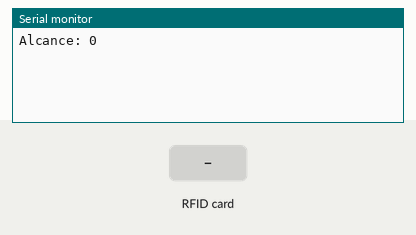
Simulated run of this sketch. Board: Arduino Uno, built with avr-gcc and run on an emulated ATmega328P. Parts: the last lines printed to the serial monitor. The inputs (shaded band) are chosen by the test bench.

Above: at 1.2 s.
1.3 s: RFID card 16 45 21 12 28 held to the reader
At 2.8 s:
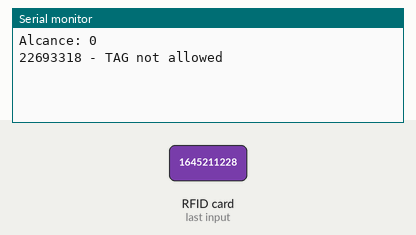
3.6 s: RFID card 13 41 92 21 26 held to the reader
At 4.9 s:
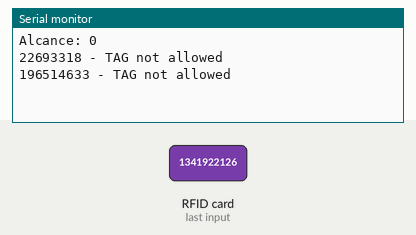
5.1 s: RFID card 5E 7A 19 C4 held to the reader
At 7.4 s:
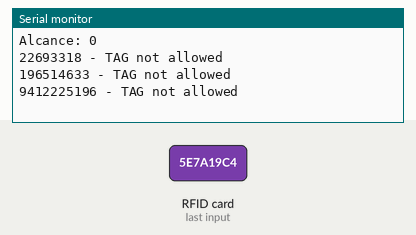

The sketch:

rfid.ino
```cpp
#include <SPI.h>
#include <MFRC522.h>

#define SS_PIN 10
#define RST_PIN 9

MFRC522 rfid(SS_PIN, RST_PIN);  // Instance of RFID reader class
MFRC522::MIFARE_Key key;

String gCard = "1645211228";
String gTag = "1341922126";

void setup() {
  Serial.begin(9600);
  SPI.begin();      // Init SPI bus
  rfid.PCD_Init();  // Init MFRC522
  rfid.PCD_SetAntennaGain(rfid.RxGain_max);

  Serial.println("Alcance: " + rfid.PCD_GetAntennaGain());
}

void loop() {
  if (rfid.PICC_IsNewCardPresent()) {
    readRFID();
  }
  delay(1000);
}

void readRFID() {
  // Verify if the NUID has been readed
  if (!rfid.PICC_ReadCardSerial())
    return;

  // Check is the PICC of Classic MIFARE type
  MFRC522::PICC_Type piccType = rfid.PICC_GetType(rfid.uid.sak);
  if (piccType != MFRC522::PICC_TYPE_MIFARE_MINI && piccType != MFRC522::PICC_TYPE_MIFARE_1K && piccType != MFRC522::PICC_TYPE_MIFARE_4K) {
    Serial.println(F("\nYour tag is not of type MIFARE Classic."));
    return;
  }

  String uidString = String(rfid.uid.uidByte[0]) + String(rfid.uid.uidByte[1]) + String(rfid.uid.uidByte[2]) + String(rfid.uid.uidByte[3]);
  Serial.print(uidString);

  if (uidString == gTag || uidString == gCard) {  // Check if is a match to Gaia TAGs
    Serial.println(" - TAG is a match!");
    delay(1000);
  } else {
    Serial.println(" - TAG not allowed");
  }

  // Halt PICC & Stop encryption on PCD
  rfid.PICC_HaltA();
  rfid.PCD_StopCrypto1();
  delay(1000);
  rfid.PCD_Init();
}
```

Measured:
- after the input at 1.3 s, the serial monitor: prints a new line after 0.81 s (image 1)
- after the input at 3.6 s, the serial monitor: prints a new line after 0.56 s (image 2)
- after the input at 5.1 s, the serial monitor: prints a new line after 1.1 s (image 3)
